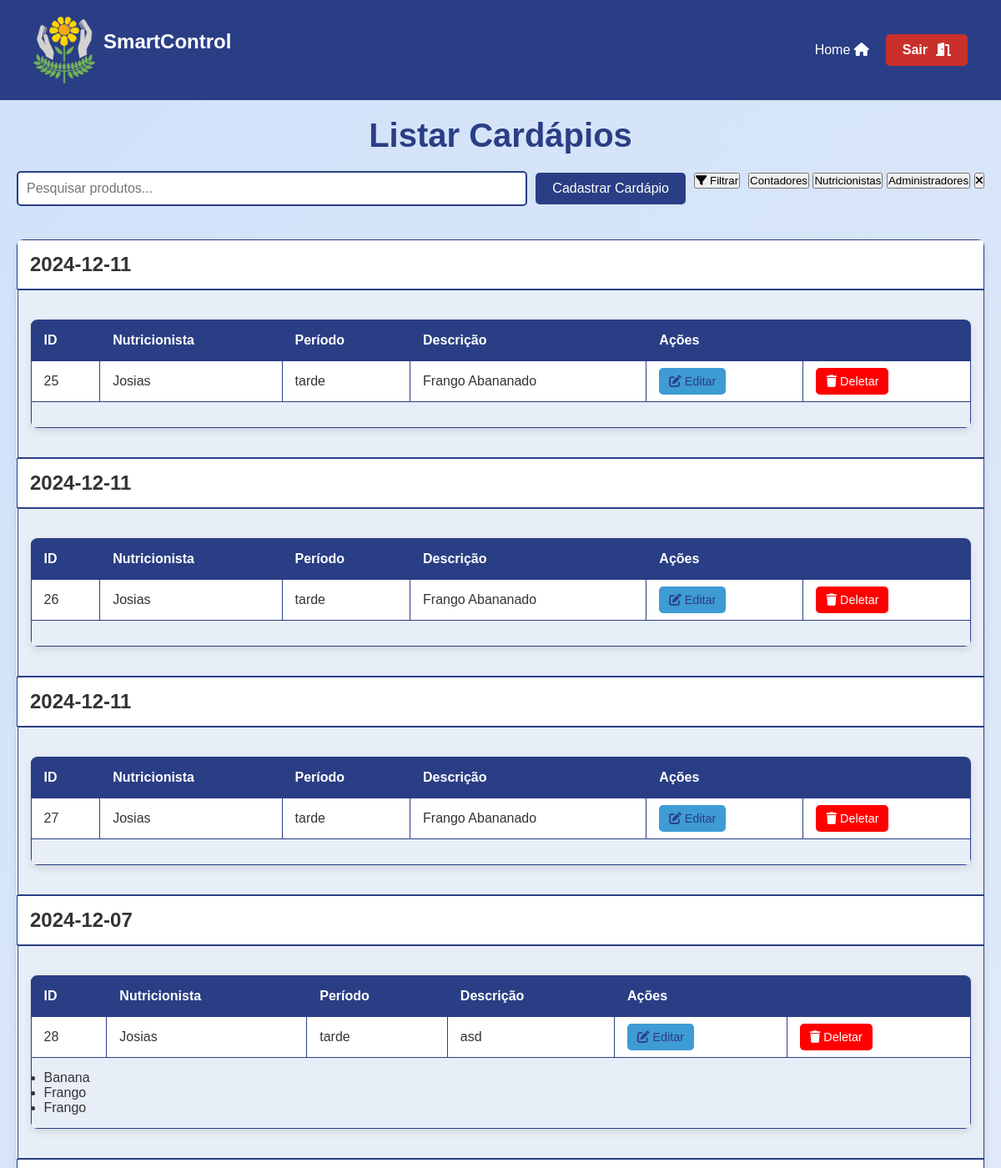
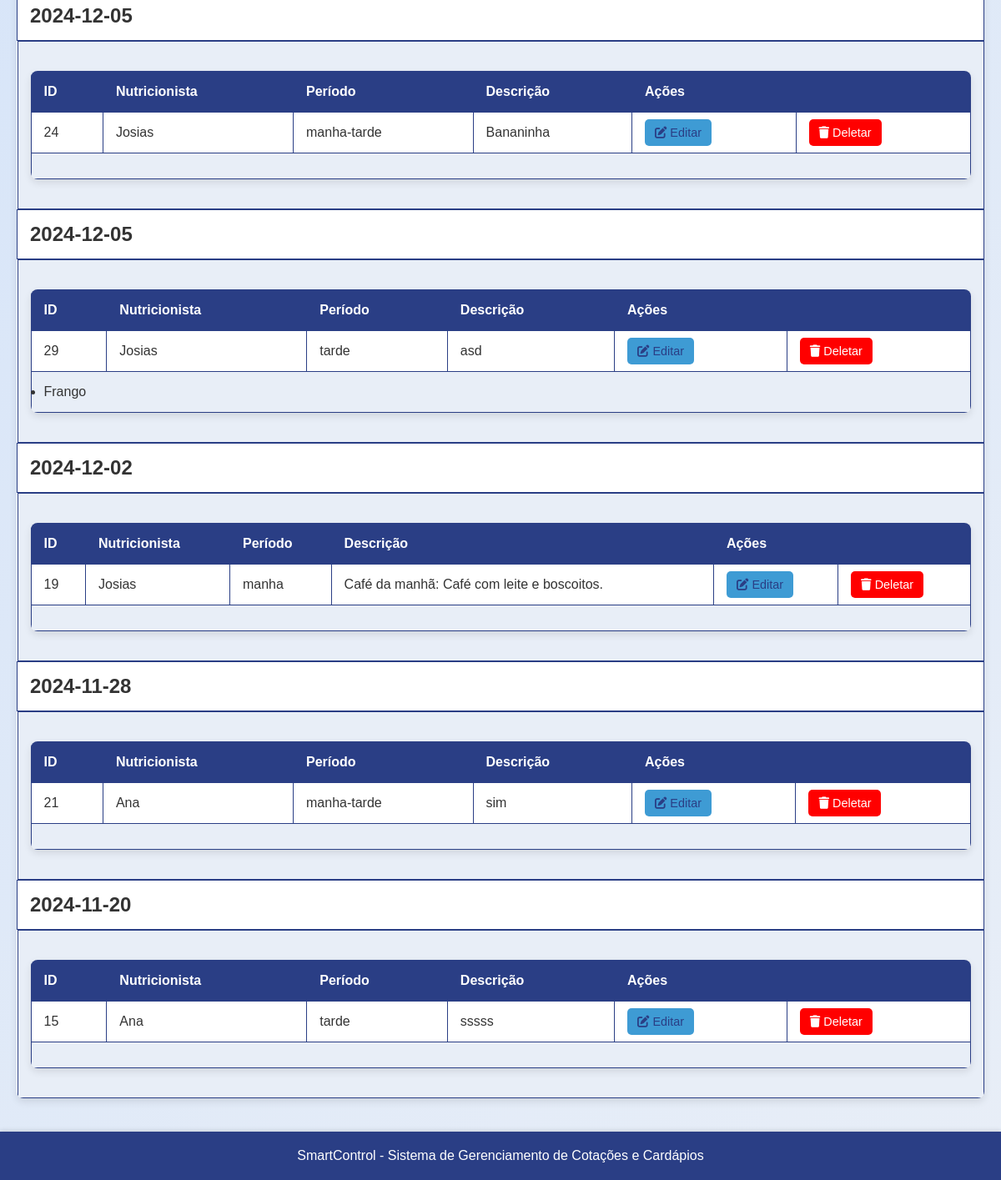
Page /assets/view/pages/cardapio/listarCardapio/listarCardapio.php (signed in) on the earlier database version (2 pictures, top to bottom).
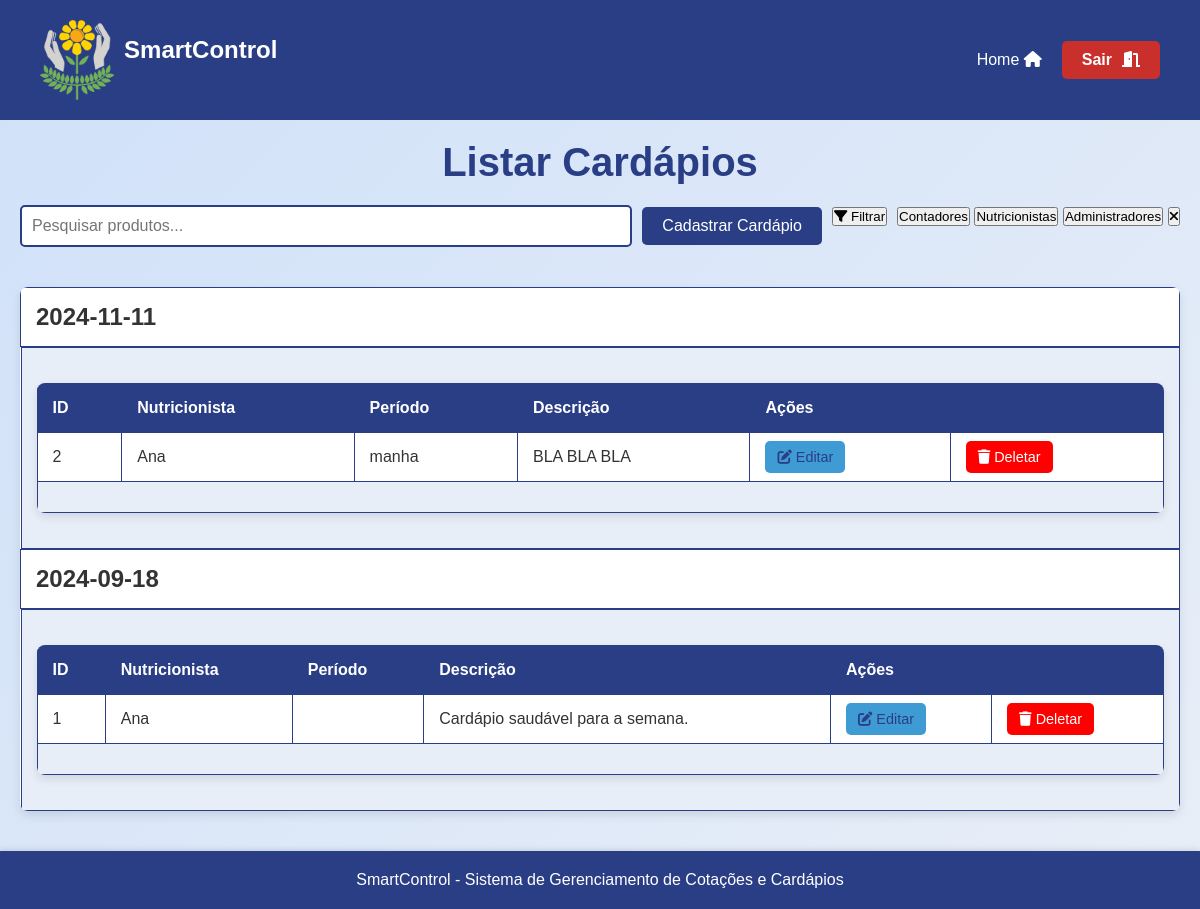
Same page on the later database version.
### tables this page shows
CREATE TABLE `cardapios` (
  `id` int(11) NOT NULL,
  `nutricionista_id` int(11) NOT NULL,
  `dataC` date NOT NULL,
  `periodo` text NOT NULL,
  `descricao` text DEFAULT NULL,
  `data_criacao` timestamp NOT NULL DEFAULT current_timestamp()
);

CREATE TABLE `usuarios` (
  `id` int(11) NOT NULL,
  `cpf` varchar(11) NOT NULL,
  `nome` varchar(100) NOT NULL,
  `sobrenome` varchar(100) NOT NULL,
  `data_nascimento` date NOT NULL,
  `endereco` varchar(255) DEFAULT NULL,
  `telefone` varchar(15) DEFAULT NULL,
  `email` varchar(100) NOT NULL,
  `senha` varchar(255) NOT NULL,
  `tipo_usuario` enum('administrador','contador','nutricionista') NOT NULL,
  `crn` varchar(20) DEFAULT NULL,
  `data_criacao` timestamp NOT NULL DEFAULT current_timestamp()
);

CREATE TABLE `produtos` (
  `id` int(11) NOT NULL,
  `nome` varchar(100) NOT NULL,
  `categoria` varchar(100) DEFAULT NULL,
  `unidade_medida` enum('CX','UN','KG','MC','SC','BDJ','CBÇ') NOT NULL,
  `data_criacao` timestamp NOT NULL DEFAULT current_timestamp()
);

### assets/model/Usuario.php (called while the page is built, shortened)
<?php
abstract class Usuario {
    protected $tipo_usuario;
    public function getTipoUsuario() {
        return $this->tipo_usuario;
    }
}
?>

### assets/model/pdo/DataBase.php (called while the page is built, shortened)
<?php
class Database {
    private $host = 'localhost';
    private $dbname = 'sistema_apae';
    private $username = 'root';
    private $password = '';
    public $conn;
    public function __construct()
    {
        try {
            $this->conn = new PDO("mysql:host=$this->host;dbname=$this->dbname", $this->username, $this->password);
            $this->conn->setAttribute(PDO::ATTR_ERRMODE, PDO::ERRMODE_EXCEPTION);
        } catch (PDOException $exception) {
            echo "Erro na conexão: " . $exception->getMessage();
        }
    }
    public function read($table, $columns = "*", $id = null, $where = null) {
        $sql = "SELECT $columns FROM $table";
        try {
            $stmt = $this->conn->prepare($sql);
            $stmt->execute();
            return $stmt->fetchAll(PDO::FETCH_ASSOC);
        } catch (PDOException $exception) {
            echo "Erro ao ler: " . $exception->getMessage();
            return false;
        }
    }
}
?>

### assets/controller/userController.php (called while the page is built, shortened)
<?php
require_once __DIR__ . '/../model/Usuario.php';
require_once __DIR__ . '/../model/pdo/DataBase.php';
class ControladorUsuarios
{
    private $banco;
    public function __construct() {
        $this->banco = new DataBase;
    }
    public function obterPermissoes($tipo_usuario) {
        $conn = $this->banco->conn;
        $sql = "SELECT * FROM permissoes WHERE tipo_usuario = :tipo_usuario";
        $stmt = $conn->prepare($sql);
        $stmt->bindParam(":tipo_usuario", $tipo_usuario);
        $stmt->execute();
        $permissoes = $stmt->fetch(PDO::FETCH_ASSOC);
        return $permissoes;
    }
}
?>

### assets/model/utils.php (called while the page is built)
<?php
require_once __DIR__ . "/../controller/userController.php";
function verificarPermissao($tipo_usuario, $acao) {
    $controler = new ControladorUsuarios();
    $permissoes = $controler->obterPermissoes($tipo_usuario);
    return isset($permissoes[$acao]) && $permissoes[$acao] == 1;
}
?>

### assets/controller/cardapioController.php (called while the page is built, shortened)
<?php
require_once __DIR__ . "/../model/pdo/Database.php";
require_once __DIR__ . "/../model/Cardapio.php";
class cardapioController {
    private $db;
    public function __construct() {
        $this->db = new Database();
    }
    public function listarcardapios() {
        $todosCardapio = $this->db->read("cardapios");
        usort($todosCardapio, function($a, $b) {
            return strtotime($a['dataC']) - strtotime($b['dataC']);
        });
        $arr = [];
        foreach($todosCardapio as $cardapio) {
            $novocardapio = new Cardapio($cardapio['id'], $cardapio['nutricionista_id'], $cardapio['dataC'], $cardapio['periodo'], $cardapio['descricao']);
            $arr[] = $novocardapio;
        }
        return $arr;
    }
    public function getNutricionistaNome($nutricionista_id) {
        $todoscardapios = $this->db->read("cardapios");
        $usuarioBanco = $this->db->read("usuarios");
        $nutricio = "";
        foreach($todoscardapios as $cardapio){
            if($cardapio['nutricionista_id'] == $nutricionista_id){
                foreach($usuarioBanco as $usuario){
                    if($cardapio['nutricionista_id'] == $usuario['id']){
                        $nutricio = $usuario['nome'];
                    }
                }
            }
        }
        return $nutricio;
    }
}
?>

### assets/model/Cardapio.php (called while the page is built, shortened)
<?php
class Cardapio {
private $id;
private $nutricionista_id;
private $dataC;
private $periodo;
private $descricao;
public function __construct($id = null, $nutricionista_id = null, $dataC = null, $periodo = null, $descricao = null) {
    $this->id = $id;
    $this->nutricionista_id = $nutricionista_id;
    $this->dataC = $dataC;
    $this->periodo = $periodo;
    $this->descricao = $descricao;
}
public function getId() {
    return $this->id;
}
public function getNutricionistaId() {
    return $this->nutricionista_id;
}
public function getDataC() {
    return $this->dataC;
}
public function getPeriodo() {
    return $this->periodo;
}
public function getDescricao() {
    return $this->descricao;
}
}
?>

### assets/controller/cotacaoController.php (called while the page is built, shortened)
<?php
require_once __DIR__ . '/../model/pdo/DataBase.php';
class ControladorCotacao {
    private $bd;
    public function __construct() {
        $this->bd = new Database();
    }
    public function verCadProdutos($cardapio_id){
        $todosCadProdutosCot = $this->bd->read("cardapio_produtos");
        $todosCardapios = $this->bd->read("cardapios");
        $todosProdutos = $this->bd->read("produtos");
        $arr = [];
        foreach($todosCardapios as $cardapio){
            if($cardapio['id'] == $cardapio_id){
                $cardapioSelecionado = $cardapio;
                foreach($todosCadProdutosCot as $ProdutoCot){
                    if($ProdutoCot['cardapio_id'] == $cardapioSelecionado['id']){
                        foreach($todosProdutos as $produto){
                            if($produto['id'] == $ProdutoCot['produto_id']){
                                $arr[] = $produto['nome'];
                            }
                        }
                    }
                }
            }
        }
        return $arr;
    }
}
?>

### assets/view/pages/cardapio/listarCardapio/listarCardapio.php (the view, shortened to what this page needs)
<?php
    require_once __DIR__ . '/../../../../controller/cardapioController.php';
    require_once __DIR__ . "/../../../../controller/userController.php";
    require_once __DIR__ . "/../../../../controller/cotacaoController.php";
    require_once __DIR__ . "/../../../../controller/pageController.php";
    require_once __DIR__ . "/../../../../model/utils.php";
    $user = $_SESSION['user'];
    $tipo_usuario = $user->getTipoUsuario();
    $podeGerenciarCardapios = verificarPermissao($tipo_usuario, 'gerenciar_cardapios');
    $cardapioController = new cardapioController();
    $cotacaoController = new ControladorCotacao();
?>
<!DOCTYPE html>
<html lang="pt-br">
<head>
    <link rel="stylesheet" href="../../styles/ListarStyle.css">
    <link rel="stylesheet" href="https://cdnjs.cloudflare.com/ajax/libs/font-awesome/6.0.0-beta3/css/all.min.css">
</head>
<body>
    <?php renderHeader(); ?>
    <main>
        <h1>Listar Cardápios</h1>
        <section class="search">
            <input type="text" id="search-input" name="search" placeholder="Pesquisar produtos...">
        <section class="add-user">
        <?php if ($podeGerenciarCardapios): ?>
            <a href="../cadastrarCardapio/cadCardapio.php" class="add-user-btn">Cadastrar Cardápio</a>
        <?php endif; ?>
        </section>
        <section class="filter">
            <button class="filter-btn" onclick="toggleFilterMenu()">
                <i class="fas fa-filter"></i> Filtrar
            </button>
            <section class="filter-menu" id="filter-menu">
                <button onclick="filterUsers('contador')">Contadores</button>
                <button onclick="filterUsers('nutricionista')">Nutricionistas</button>
                <button onclick="filterUsers('administrador')">Administradores</button>
                <button class="close-filter" onclick="clearFilter()"><i class="fas fa-times"></i></button>
            </section>
        </section>
        </section>
        <table>
            <tbody>
                <?php
                if ($cardapioController) {
                    $cardapios = $cardapioController->listarcardapios();
                    usort($cardapios, function($a, $b) {
                        return strtotime($b->getDataC()) - strtotime($a->getDataC());
                    });
                    foreach ($cardapios as $cardapio) {
                        $id = 'folder' . $cardapio->getId();
                        echo "<tbody>";
                        echo "<tr class='folder'>";
                        echo "<td colspan='6' onclick='openFolder(\"{$id}\")'><h2>{$cardapio->getDataC()}</h2></td>";
                        echo "</tr>";
                        echo "<td colspan='7' class='folder-content'>";
                        echo "<table>";
                        echo "<thead>";
                        echo "<tr>";
                        echo "<th>ID</th>";
                        echo "<th>Nutricionista</th>";
                        echo "<th>Período</th>";
                        echo "<th>Descrição</th>";
                        if ($podeGerenciarCardapios) {
                            echo "<th colspan='2'>Ações</th>";
                        }
                        echo "</tr>";
                        echo "</thead>";
                        echo "<tbody>";
                        echo "<tr>";
                        echo "<td>{$cardapio->getId()}</td>";
                        echo "<td>{$cardapioController->getNutricionistaNome($cardapio->getNutricionistaId())}</td>";
                        echo "<td>{$cardapio->getPeriodo()}</td>";
                        echo "<td>{$cardapio->getDescricao()}</td>";
                        if ($podeGerenciarCardapios) {
                            echo "<td><a href='../editarCardapio/editCardapio.php?id={$cardapio->getId()}&nutricionista_id={$cardapio->getNutricionistaId()}' class='acao-editar'><i class='fas fa-edit'></i> Editar </a></td>";
                            echo "<td><a href='../deleteCardapio/delCardapio.php?id={$cardapio->getId()}' class='acao-deletar'><i class='fas fa-trash'></i> Deletar </a></td>";
                        }
                        echo "</tr>";
                        echo "<tr>";
                        echo "<td colspan='7'><ul>";
                        $produtinhos = $cotacaoController->verCadProdutos($cardapio->getId());
                        foreach($produtinhos as $produtoes){
                            echo '<li>' .$produtoes . '</li>';
                        }
                        echo "</ul></td>";
                        echo "</tr>";
                        echo "</tbody>";
                        echo "</table>";
                        echo "</td>";
                        echo "</tbody>";
                    }
                }
                else {
                    echo "<tr><td colspan='7'>Nenhum cardápio encontrado.</td></tr>";
                }
                ?>
            </tbody>
        </table>
    </main>
    <?php renderFooter(); ?>
</body>
</html>

### assets/controller/pageController.php
<?php
function renderHeader() {
    echo '
<header>
    <section class="header-container">
        <section class="logo-container">
            <img src="../../../../../src/logo_sem_fundo.png" alt="Logo do SmartControl" class="logo">
            <h1 class="system-name">SmartControl</h1>
        </section>
        <section class="user-info">
        <a href="../../principal/principal.php" class="home-btn"> Home <i class="fas fa-home"></i></a>
            <a href="../../logout.php" class="logout-btn"> Sair <i class="fas fa-door-open"></i></a>
        </section>
    </section>
</header>
';
}
function renderFooter() {
    echo '
    <footer>
        <p>SmartControl - Sistema de Gerenciamento de Cotações e Cardápios</p>
    </footer>
</body>
</html>
';
}
?>

### assets/view/pages/styles/ListarStyle.css (style rules this page uses)
h1 { font-size: 2.5rem; color: var(--darkblue); text-align: center; margin-bottom: 20px; }
.search { display: flex; justify-content: space-between; align-items: center; margin-bottom: 20px; gap: 10px; }
#search-input { flex: 1; padding: 10px; font-size: 1rem; border: 2px solid var(--darkblue); border-radius: 5px; outline: none; transition: border-color 0.3s ease; }
.add-product-btn, .add-user-btn, .add-quote-btn { display: inline-flex; align-items: center; gap: 8px; padding: 10px 20px; background-color: var(--darkblue); color: var(--white); border-radius: 5px; text-decoration: none; font-size: 1rem; transition: background-color 0.3s ease, transform 0.2s ease; }
table { width: 100%; border-collapse: collapse; margin: 20px 0; font-size: 1rem; text-align: left; background-color: var(--white); border-radius: 8px; overflow: hidden; box-shadow: 0 4px 10px rgba(0, 0, 0, 0.1); }
table thead tr { background-color: var(--darkblue); color: var(--white); font-weight: bold; }
table th, table td { padding: 12px 15px; border: 1px solid var(--darkblue); }
table tbody tr:nth-of-type(even) { background-color: var(--lightwhite); }
.acao-editar, .acao-deletar { padding: 8px 12px; border-radius: 5px; text-decoration: none; font-size: 0.9rem; transition: background-color 0.3s ease, transform 0.2s ease; }
.acao-editar { background-color: var(--lightblue); color: var(--darkblue); }
.acao-deletar { background-color: var(--red); color: var(--white); }
.filter { display: flex; align-items: center; gap: 10px; margin-bottom: 20px; }

### assets/view/pages/global.css (style rules this page uses)
* { margin: 0; padding: 0; box-sizing: border-box; font-family: 'Arial', sans-serif; }
:root { --yellow: #fbde04; --lightyellow: #f9e79f; --lightgray: #bebcaf; --orange: #fdb813; --darkblue: #2a3e85; --green: #65b560; --lightblue: #3e9bd4; --superlightblue: #d0e1f9; --red: #ff0000; --darkred: #c9302c; --white: #ffffff; --black: #000000; --darkgray: #333333; --lightwhite:#e8eef7; --superdarkblue: #324a89; --gray: #555555; }
header { background-color: var(--darkblue); color: var(--white); padding: 10px 20px; height: 12%; width: 100%; align-items: center; display: flex; justify-content: space-between; }
.header-container { width: 100%; padding: 10px 20px; display: flex; justify-content: space-between; align-items: center; color: var(--white); }
.logo-container { display: flex; align-items: center; }
.logo { height: 80px; width: auto; margin-right: 10px; }
.system-name { font-size: 1.5rem; font-weight: bold; color: var(--white); }
.user-info { display: flex; align-items: center; padding: 0; background-color: transparent; }
.logout-btn { display: flex; background-color: var(--darkred); color: var(--white); padding: 10px 20px; border-radius: 5px; text-decoration: none; font-weight: bold; transition: background-color 0.2s ease, transform 0.2s ease; }
.logout-btn i { margin-left: 10px; }
.home-btn { padding: 10px 20px; background-color: var(--darkblue); color: var(--white); font-size: 1rem; cursor: pointer; text-decoration: none; transition: background-color 0.3s ease; }
body { font-family: 'Arial', sans-serif; display: flex; flex-direction: column; min-height: 100vh; margin: 0; background: linear-gradient(135deg, var(--superlightblue) 0%, var(--lightwhite) 100%); color: var(--darkgray); }
main { flex: 1; display: flex; flex-direction: column; justify-content: flex-start; padding: 20px; }
footer { text-align: center; padding: 20px; background-color: var(--darkblue); color: var(--white); width: 100%; box-shadow: 0 -2px 5px rgba(0, 0, 0, 0.1); display: flex; align-items: center; justify-content: center; flex-shrink: 0; }

### assets/view/pages/cardapio/listarCardapio/listarCardapio.php (style rules this page uses)
table th, table td { padding: 15px; white-space: nowrap; }
.folder-content { display: block; }

Differences in the rows shown:
removed cardapios: dataC "2024-12-11", id "25", nutricionista.nome "Josias", periodo "tarde", descricao "Frango Abananado"
removed cardapios: dataC "2024-12-11", id "26", nutricionista.nome "Josias", periodo "tarde", descricao "Frango Abananado"
removed cardapios: dataC "2024-12-11", id "27", nutricionista.nome "Josias", periodo "tarde", descricao "Frango Abananado"
removed cardapios: dataC "2024-12-07", id "28", nutricionista.nome "Josias", periodo "tarde", descricao "asd", produtoes "Banana"
removed produtos: nome "Frango"
removed cardapios: dataC "2024-12-05", id "24", nutricionista.nome "Josias", periodo "manha-tarde", descricao "Bananinha"
removed cardapios: dataC "2024-12-05", id "29", nutricionista.nome "Josias", periodo "tarde", descricao "asd", produtoes "Frango"
removed cardapios: dataC "2024-12-02", id "19", nutricionista.nome "Josias", periodo "manha", descricao "Café da manhã: Café com leite e boscoitos."
removed cardapios: dataC "2024-11-28", id "21", nutricionista.nome "Ana", periodo "manha-tarde", descricao "sim"
removed cardapios: dataC "2024-11-20", id "15", nutricionista.nome "Ana", periodo "tarde", descricao "sssss"
added cardapios: dataC "2024-11-11", id "2", nutricionista.nome "Ana", periodo "manha", descricao "BLA BLA BLA"
added cardapios: dataC "2024-09-18", id "1", nutricionista.nome "Ana", descricao "Cardápio saudável para a semana."
